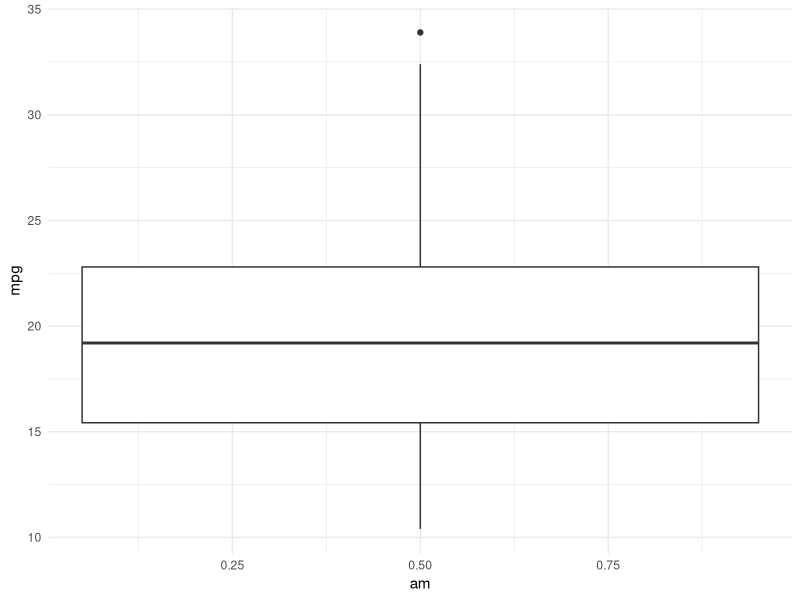
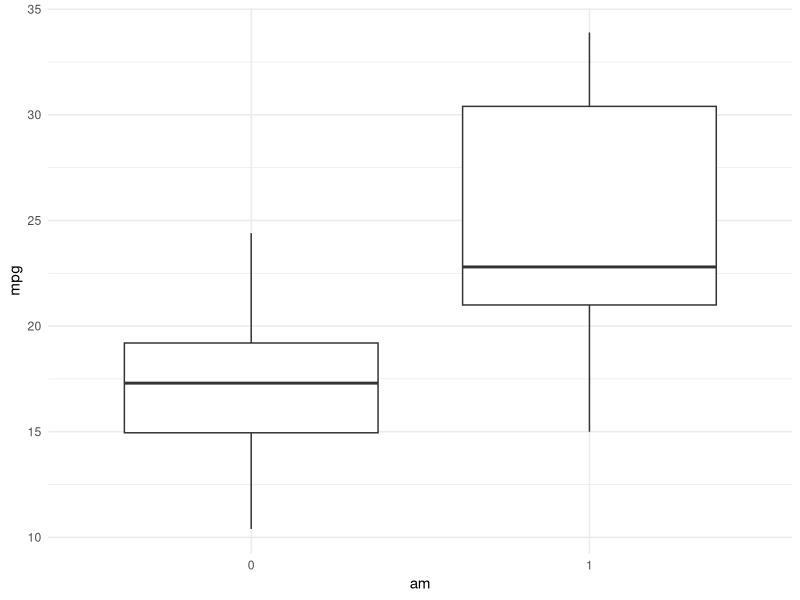
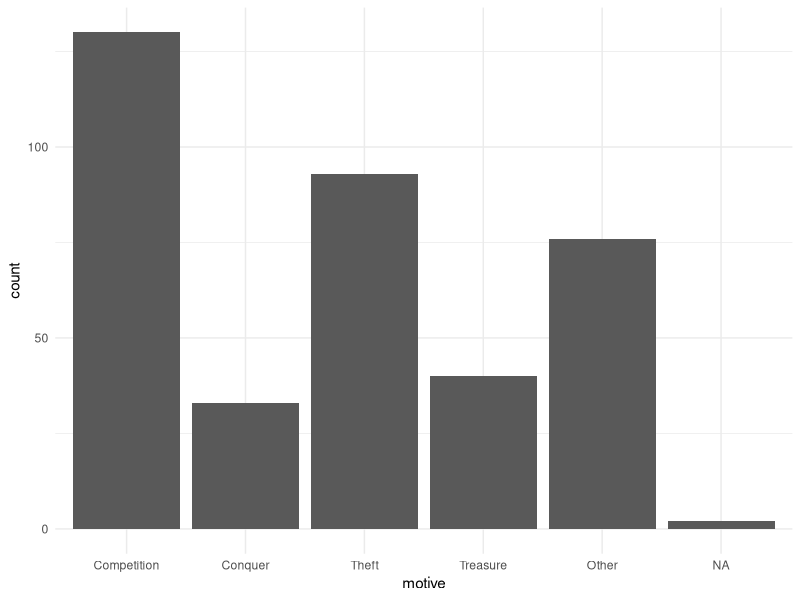
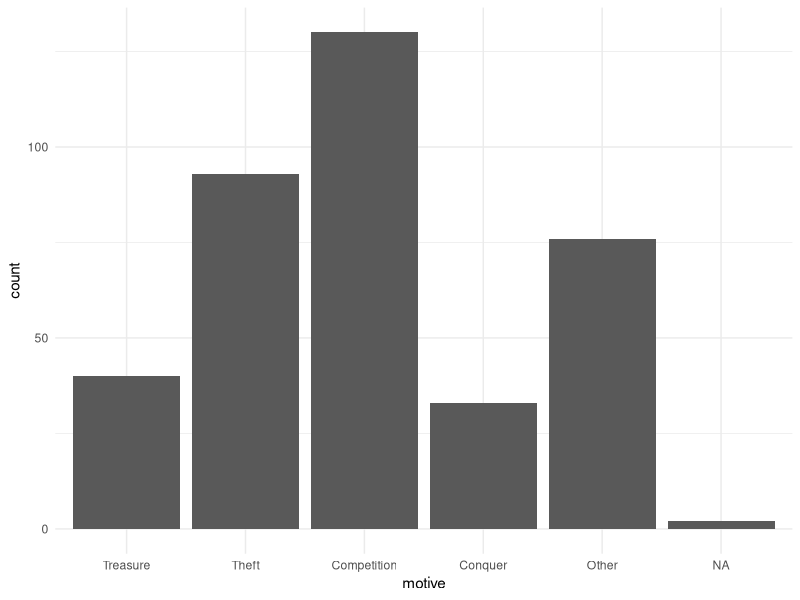
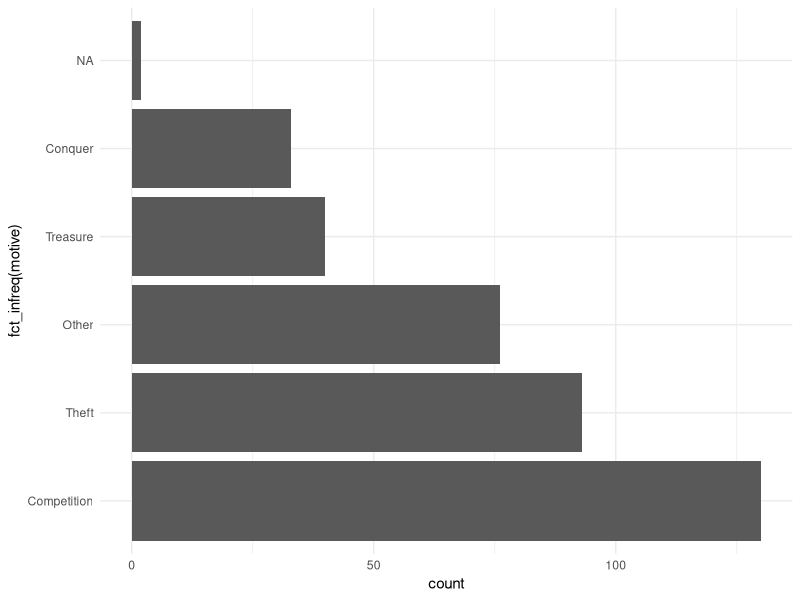
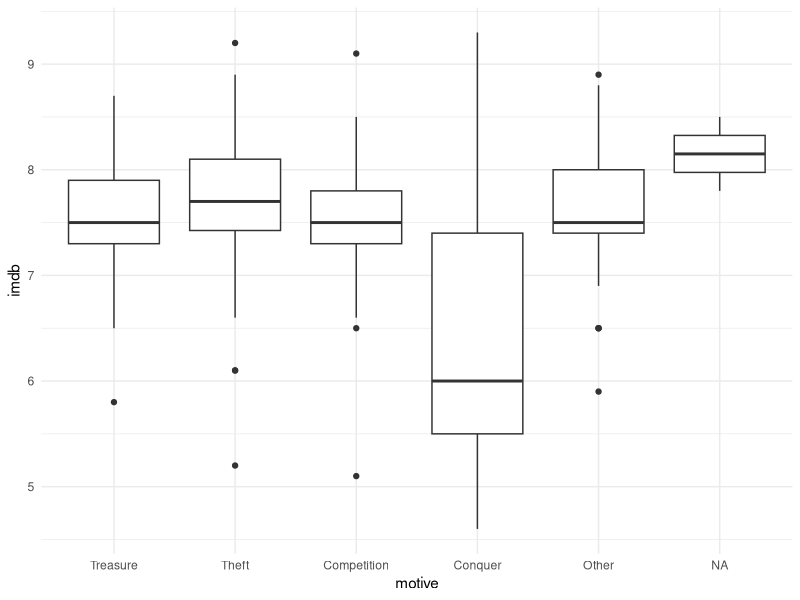
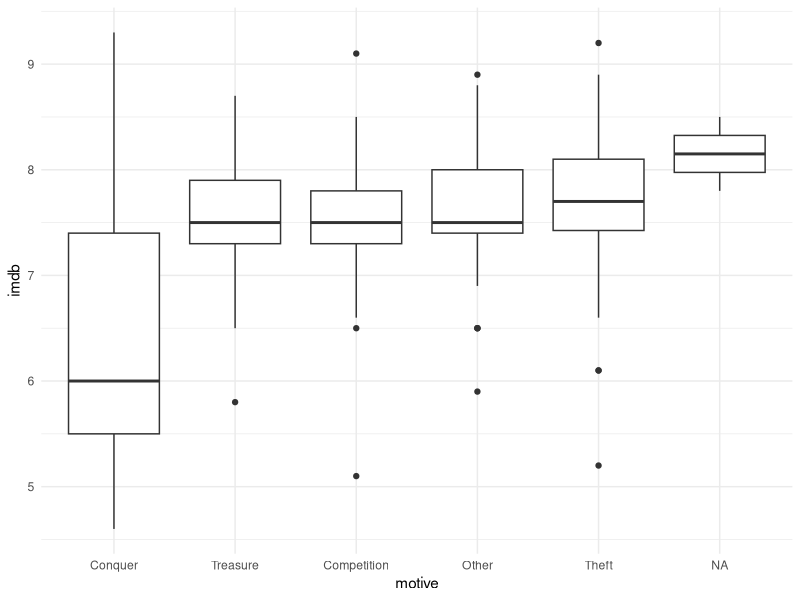
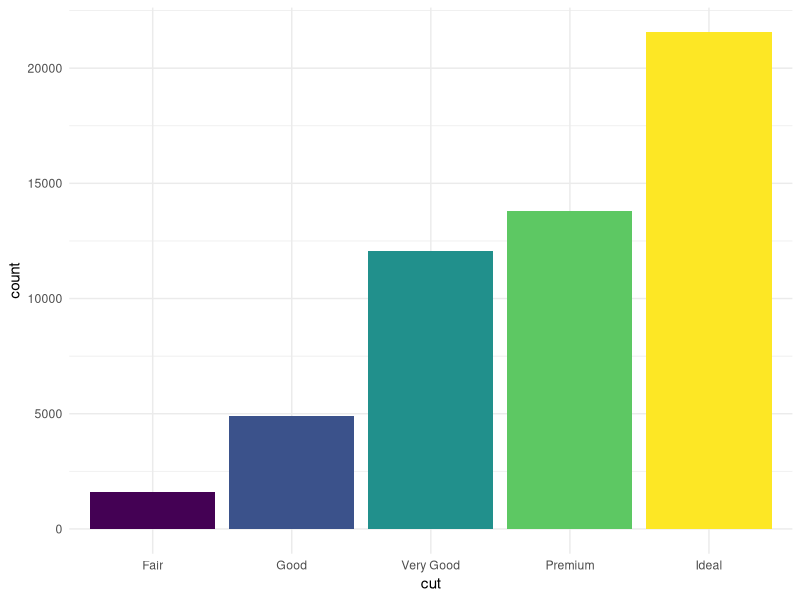

Source code (R) for these figures, in order:
## ---- chunk 1
#| message: false

library(tidyverse)
theme_set(theme_minimal())

library(readxl)
scooby <- read_excel("scooby.xlsx") 

scooby_sm <- scooby |> 
  filter(format == "TV Series") |>  
  select(title,  
         date_aired,
         imdb,
         motive) 
## ---- chunk 2
glimpse(scooby_sm)

scooby_sm |> 
  count(motive)
## ---- chunk 3
glimpse(mtcars)

ggplot(mtcars, aes(x = am, 
                   y = mpg)) + 
  geom_boxplot() # not what we want

mtcars2 <- mtcars |> 
  mutate(am = as.factor(am)) 

ggplot(mtcars2, aes(x = am, 
                    y = mpg)) + 
  geom_boxplot()
## ---- chunk 4
mtcars2 <- mtcars2 |> 
  mutate(am = fct_recode(am, 
                         "automatic" = "0",
                         "manual" = "1"))
mtcars2 |> 
  count(am)
## ---- chunk 5
scooby_sm2 <- scooby_sm |> 
  mutate(motive = fct_lump_min(motive,
                               min = 20)) 
scooby_sm2 |> 
  count(motive) |> 
  arrange(-n)
## ---- chunk 6
ggplot(scooby_sm2, 
       aes(x = motive)) + 
  geom_bar()

scooby_sm3 <- scooby_sm2 |> 
  mutate(motive = fct_relevel(motive,
                              "Treasure",
                              "Theft")) 

ggplot(scooby_sm3, 
       aes(x = motive)) + 
  geom_bar()
## ---- chunk 7
ggplot(scooby_sm2, aes(y = fct_infreq(motive))) + 
  geom_bar()
## ---- chunk 8
#| warning: false

ggplot(scooby_sm3, aes(x = motive,
                       y = imdb)) + 
  geom_boxplot()

scooby_sm4 <- scooby_sm3 |> 
  mutate(motive = fct_reorder(motive,
                              imdb))

ggplot(scooby_sm4, aes(x = motive,
                       y = imdb)) + 
  geom_boxplot()
## ---- chunk 9
glimpse(diamonds)
diamonds |> 
  count(cut)
## ---- chunk 10
ggplot(diamonds, aes(x = cut,
                     fill = cut)) + 
  geom_bar(show.legend = FALSE)
